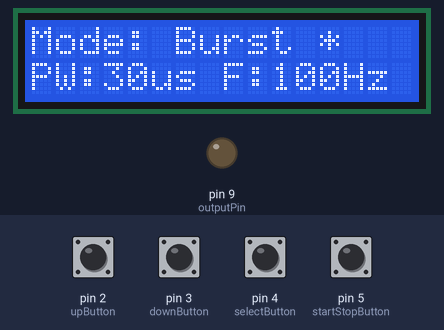
Bench run of a sketch on a simulated Arduino Uno, built with avr-gcc and run on an emulated ATmega328P. Shown: 16×2 character LCD, output pins drawn as LEDs (lit = HIGH). The inputs (shaded band) are chosen by the test bench; at power-on: pin 2 (upButton), pin 3 (downButton), pin 4 (selectButton), pin 5 (startStopButton) HIGH. What the sketch prints to the serial monitor is not drawn.

Above: at 1.3 s.
1.4 s: pin 2 (upButton) pulled LOW for 1 s
At 2.6 s:
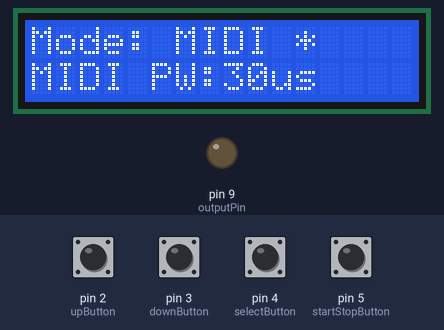
3.9 s: pin 4 (selectButton) pulled LOW for 1 s
At 6.0 s:
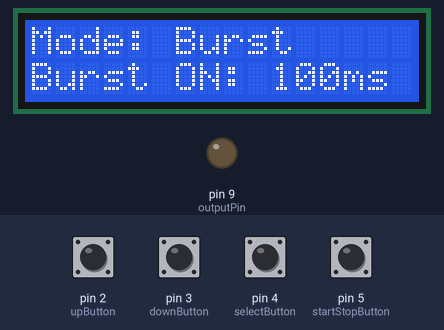
6.4 s: pin 4 (selectButton) pulled LOW for 0.15 s
At 7.5 s:
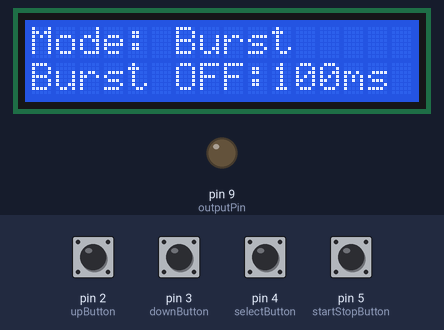
8.0 s: pin 3 (downButton) pulled LOW for 0.15 s
At 8.6 s:
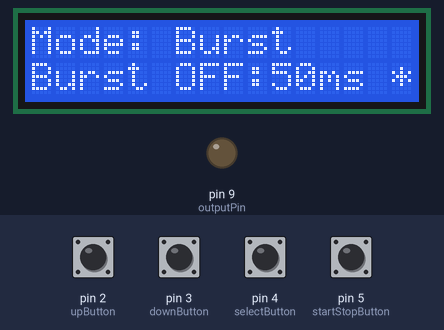
9.6 s: pin 5 (startStopButton) pulled LOW for 0.15 s
12.7 s: pin 3 (downButton) pulled LOW for 1 s
At 14.5 s:
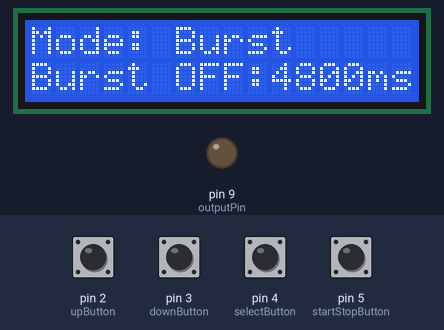
Timing chart, 0 to 16.0 s (numbered marks = the images above; inputs shaded):
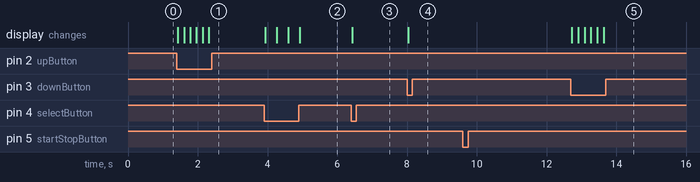

The sketch:

MonophonicInterupter.ino
```cpp
#include <Wire.h>
#include <LiquidCrystal_I2C.h>
#include <MIDI.h>
#include <TimerOne.h>

// Define LCD
LiquidCrystal_I2C lcd(0x27, 16, 2); // 16x2 LCD

// Pin definitions
const int upButton = 2;
const int downButton = 3;
const int selectButton = 4;
const int startStopButton = 5;
const int outputPin = 9; // Must support Timer1 (Pin 9 on Uno/Nano)

// Modes
enum Mode { SINGLE, BURST, CONTINUOUS, MIDI_MODE };
Mode currentMode = BURST;
bool isRunning = false;

// Parameters
unsigned int pulseWidth = 30;  // Default Ontime in Microseconds (Adjustable)
unsigned int frequency = 100;   // Default frequency in Hz (Adjustable)
const unsigned int pulseWidthMin = 5;
const unsigned int pulseWidthMax = 120; // Max Allowable Ontime in Microseconds, (Adjustable)
const unsigned int frequencyMin = 5;
const unsigned int frequencyMax = 500; // Max Allowable Frequency, (Adjustable)

volatile bool midiNoteActive = false;
volatile unsigned int midiNoteFrequency = 0;
byte activeMidiNote = 0;

// Burst mode parameters
unsigned int burstOnTime = 100;   // in ms
unsigned int burstOffTime = 100;  // in ms

// New MIDI pulse width parameter
unsigned int midiPulseWidth = 10; // Default for MIDI mode (Adjustable)

// Menu
enum MenuItem { MENU_MODE, MENU_PW, MENU_FREQ, MENU_BURST_ON, MENU_BURST_OFF };
MenuItem currentMenu = MENU_MODE;

// MIDI setup
MIDI_CREATE_DEFAULT_INSTANCE();

// Button states
bool upPressed = false;
bool downPressed = false;
bool selectPressed = false;
bool startStopPressed = false;

void setup() {
  Serial.begin(115200);

  // MIDI callbacks
  MIDI.setHandleNoteOn(handleNoteOn);
  MIDI.setHandleNoteOff(handleNoteOff);

  // Pin setup
  pinMode(upButton, INPUT_PULLUP);
  pinMode(downButton, INPUT_PULLUP);
  pinMode(selectButton, INPUT_PULLUP);
  pinMode(startStopButton, INPUT_PULLUP);
  pinMode(outputPin, OUTPUT);

  // LCD setup
  lcd.init();
  lcd.backlight();
  lcd.clear();
  lcd.setCursor(0, 0);
  lcd.print("Interrupter Ready");

  // Timer1: start but disabled initially
  Timer1.initialize(1000000UL / frequency);  // Start with default period
  Timer1.attachInterrupt(timerISR);
  Timer1.stop();

  updateDisplay();
}

void loop() {
  // Button reads
  upPressed = !digitalRead(upButton);
  downPressed = !digitalRead(downButton);
  selectPressed = !digitalRead(selectButton);
  startStopPressed = !digitalRead(startStopButton);

  // In MIDI mode: Up/Down adjust midiPulseWidth
  if (currentMode == MIDI_MODE) {
    if (upPressed) {
      midiPulseWidth = constrain(midiPulseWidth + 5, 10, 500);
      Serial.print("MIDI Pulse Width: ");
      Serial.println(midiPulseWidth);
      updateDisplay();
      delay(150);
    }
    if (downPressed) {
      midiPulseWidth = constrain(midiPulseWidth - 5, 10, 500);
      Serial.print("MIDI Pulse Width: ");
      Serial.println(midiPulseWidth);
      updateDisplay();
      delay(150);
    }
    MIDI.read();  // Keep reading MIDI
  } else {
    // Up button (adjusts selected param)
    if (upPressed) {
      adjustValue(5); // Adjust this and the lower one to Control by how much to skip by when adjusting a selected value
      delay(150); // Simple debounce + speed
    }

    // Down button
    if (downPressed) {
      adjustValue(-5); // this is the lower one, nake sure this is negative, or pressing any button will only make the selected value go up.
      delay(150);
    }
  }

  // Select button (switch between menu items or exit MIDI mode)
  if (selectPressed) {
    if (currentMode == MIDI_MODE) {
      exitMidiMode();
    } else {
      cycleMenu();
    }
    delay(300);  // Debounce
  }

  // Start/Stop button
  if (startStopPressed) {
    toggleStartStop();
    delay(300);  // Debounce
  }
}

// ---- Update Display ----
void updateDisplay() {
  lcd.clear();
  lcd.setCursor(0, 0);

  lcd.print("Mode: ");
  lcd.print(modeToString(currentMode));
  if (currentMenu == MENU_MODE) lcd.print(" *");

  lcd.setCursor(0, 1);
  if (currentMode == MIDI_MODE) {
    lcd.print("MIDI PW:");
    lcd.print(midiPulseWidth);
    lcd.print("us");
  } else if (currentMode == BURST && (currentMenu == MENU_BURST_ON || currentMenu == MENU_BURST_OFF)) {
    // Show burst settings when selected
    if (currentMenu == MENU_BURST_ON) {
      lcd.print("Burst ON: ");
      lcd.print(burstOnTime);
      lcd.print("ms *");
    } else if (currentMenu == MENU_BURST_OFF) {
      lcd.print("Burst OFF:");
      lcd.print(burstOffTime);
      lcd.print("ms *");
    }
  } else {
    lcd.print("PW:");
    lcd.print(pulseWidth);
    lcd.print("us");
    if (currentMenu == MENU_PW) lcd.print("* ");
    else lcd.print(" ");

    lcd.print("F:");
    lcd.print(frequency);
    lcd.print("Hz");
    if (currentMenu == MENU_FREQ) lcd.print("*");
  }
}

// ---- Adjusting Values ----
void adjustValue(int direction) {
  if (currentMenu == MENU_MODE) {
    currentMode = static_cast<Mode>((currentMode + direction + 4) % 4);
    if (currentMode == MIDI_MODE) {
      Timer1.stop();
      isRunning = false;
    }
  } else if (currentMenu == MENU_PW) {
    pulseWidth = constrain(pulseWidth + direction, pulseWidthMin, pulseWidthMax);
    Serial.print("Pulse Width: ");
    Serial.println(pulseWidth);
  } else if (currentMenu == MENU_FREQ) {
    frequency = constrain(frequency + direction, frequencyMin, frequencyMax);
    Serial.print("Frequency: ");
    Serial.println(frequency);
    Timer1.setPeriod(1000000UL / frequency);
  } else if (currentMenu == MENU_BURST_ON) {
    burstOnTime = constrain(burstOnTime + (direction * 10), 10, 5000);
    Serial.print("Burst On Time: ");
    Serial.println(burstOnTime);
  } else if (currentMenu == MENU_BURST_OFF) {
    burstOffTime = constrain(burstOffTime + (direction * 10), 10, 5000);
    Serial.print("Burst Off Time: ");
    Serial.println(burstOffTime);
  }
  updateDisplay();
}

// ---- Cycle Menu Items ----
void cycleMenu() {
  if (currentMode == BURST) {
    // In BURST mode cycle through all options
    currentMenu = static_cast<MenuItem>((currentMenu + 1) % 5);
  } else {
    // In other modes skip burst-related items
    currentMenu = static_cast<MenuItem>((currentMenu + 1) % 3);
  }
  updateDisplay();
}

// ---- Toggle Start/Stop ----
void toggleStartStop() {
  if (currentMode == SINGLE) {
    Serial.println("Single Pulse Triggered");
    sendPulse();  // Manual single shot
  } else if (currentMode == BURST || currentMode == CONTINUOUS) {
    isRunning = !isRunning;
    if (isRunning) {
      Serial.println("Pulse Train Started");
      Timer1.start();
    } else {
      Serial.println("Pulse Train Stopped");
      Timer1.stop();
    }
  }
}

// ---- Timer ISR ----
void timerISR() {
  if (currentMode == BURST) {
    static unsigned long lastToggle = 0;
    static bool burstState = true;
    unsigned long now = millis();

    if (burstState && (now - lastToggle >= burstOnTime)) {
      burstState = false;
      lastToggle = now;
    } else if (!burstState && (now - lastToggle >= burstOffTime)) {
      burstState = true;
      lastToggle = now;
    }

    if (burstState) {
      sendPulse();
    }
  } else if (currentMode == CONTINUOUS) {
    sendPulse();
  } else if (currentMode == MIDI_MODE && midiNoteActive) {
    // Emit square wave at MIDI frequency
    digitalWrite(outputPin, HIGH);
    delayMicroseconds(midiPulseWidth);  // user-adjustable
    digitalWrite(outputPin, LOW);
  }
}


// ---- Send Pulse ----
void sendPulse() {
  digitalWrite(outputPin, HIGH);
  delayMicroseconds(pulseWidth);
  digitalWrite(outputPin, LOW);
}

// ---- Exit MIDI Mode ----
void exitMidiMode() {
  Serial.println("Exiting MIDI Mode");
  currentMode = BURST;
  currentMenu = MENU_MODE;
  updateDisplay();
}

// ---- Helpers ----
const char* modeToString(Mode mode) {
  switch (mode) {
    case SINGLE: return "Single";
    case BURST: return "Burst";
    case CONTINUOUS: return "Cont.";
    case MIDI_MODE: return "MIDI";
    default: return "";
  }
}

void handleNoteOn(byte channel, byte note, byte velocity) {
  if (currentMode != MIDI_MODE || velocity == 0) return;

  activeMidiNote = note;
  midiNoteFrequency = 440.0 * pow(2.0, (note - 69) / 12.0);  // A4 = 440 Hz formula
  midiNoteActive = true;

  unsigned long period = 1000000UL / midiNoteFrequency; // in microseconds
  Timer1.setPeriod(period);
  Timer1.start();

  Serial.print("Note ON: ");
  Serial.print(note);
  Serial.print(" Freq: ");
  Serial.println(midiNoteFrequency);
}


void handleNoteOff(byte channel, byte note, byte velocity) {
  if (note == activeMidiNote) {
    midiNoteActive = false;
    Timer1.stop();
    digitalWrite(outputPin, LOW);

    Serial.print("Note OFF: ");
    Serial.println(note);
  }
}
```

Measured:
- after the input at 1.4 s, the display: first changes at once (image 1 shows a later state)
- after the input at 3.9 s, the display: first changes at once (image 2 shows a later state)
- after the input at 6.4 s, the display: changes at once (image 3)
- after the input at 8.0 s, the display: changes at once (image 4)
- after the input at 12.7 s, pin 9 (outputPin): stops changing and stays LOW; the display: first changes at once (image 5 shows a later state)
